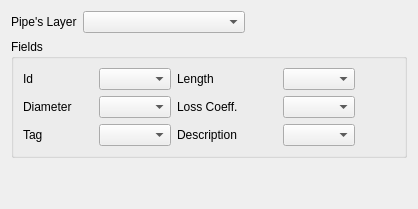
           <widget class="QWidget" name="tabPipes">
            <attribute name="title">
             <string>Pipes</string>
            </attribute>
            <layout class="QGridLayout" name="gridLayout_7">
             <item row="0" column="0">
              <layout class="QGridLayout" name="gridLayout_6">
               <item row="0" column="0">
                <layout class="QHBoxLayout" name="horizontalLayout_4">
                 <item>
                  <widget class="QLabel" name="label_6">
                   <property name="text">
                    <string>Pipe's Layer</string>
                   </property>
                  </widget>
                 </item>
                 <item>
                  <widget class="QComboBox" name="cbPipeLayer">
                   <property name="sizePolicy">
                    <sizepolicy hsizetype="Expanding" vsizetype="Fixed">
                     <horstretch>0</horstretch>
                     <verstretch>0</verstretch>
                    </sizepolicy>
                   </property>
                  </widget>
                 </item>
                 <item>
                  <spacer name="horizontalSpacer">
                   <property name="orientation">
                    <enum>Qt::Horizontal</enum>
                   </property>
                   <property name="sizeHint" stdset="0">
                    <size>
                     <width>40</width>
                     <height>20</height>
                    </size>
                   </property>
                  </spacer>
                 </item>
                </layout>
               </item>
               <item row="1" column="0">
                <widget class="QGroupBox" name="gbPipes">
                 <property name="sizePolicy">
                  <sizepolicy hsizetype="Expanding" vsizetype="Fixed">
                   <horstretch>0</horstretch>
                   <verstretch>0</verstretch>
                  </sizepolicy>
                 </property>
                 <property name="title">
                  <string>Fields</string>
                 </property>
                 <layout class="QGridLayout" name="gridLayout_8">
                  <item row="1" column="1">
                   <layout class="QGridLayout" name="gridLayout_26">
                    <item row="1" column="0">
                     <widget class="QLabel" name="label_10">
                      <property name="minimumSize">
                       <size>
                        <width>70</width>
                        <height>0</height>
                       </size>
                      </property>
                      <property name="text">
                       <string>Diameter</string>
                      </property>
                     </widget>
                    </item>
                    <item row="0" column="0">
                     <widget class="QLabel" name="label_7">
                      <property name="minimumSize">
                       <size>
                        <width>70</width>
                        <height>0</height>
                       </size>
                      </property>
                      <property name="text">
                       <string>Id</string>
                      </property>
                     </widget>
                    </item>
                    <item row="0" column="2">
                     <widget class="QLabel" name="label_9">
                      <property name="minimumSize">
                       <size>
                        <width>100</width>
                        <height>0</height>
                       </size>
                      </property>
                      <property name="text">
                       <string>Length</string>
                      </property>
                     </widget>
                    </item>
                    <item row="0" column="3">
                     <widget class="QComboBox" name="cbPipe_Length">
                      <property name="sizePolicy">
                       <sizepolicy hsizetype="Expanding" vsizetype="Fixed">
                        <horstretch>0</horstretch>
                        <verstretch>0</verstretch>
                       </sizepolicy>
                      </property>
                     </widget>
                    </item>
                    <item row="0" column="1">
                     <widget class="QComboBox" name="cbPipe_Id">
                      <property name="sizePolicy">
                       <sizepolicy hsizetype="Expanding" vsizetype="Fixed">
                        <horstretch>0</horstretch>
                        <verstretch>0</verstretch>
                       </sizepolicy>
                      </property>
                     </widget>
                    </item>
                    <item row="2" column="0">
                     <widget class="QLabel" name="label_18">
                      <property name="minimumSize">
                       <size>
                        <width>70</width>
                        <height>0</height>
                       </size>
                      </property>
                      <property name="text">
                       <string>Tag</string>
                      </property>
                     </widget>
                    </item>
                    <item row="1" column="1">
                     <widget class="QComboBox" name="cbPipe_Diameter">
                      <property name="sizePolicy">
                       <sizepolicy hsizetype="Expanding" vsizetype="Fixed">
                        <horstretch>0</horstretch>
                        <verstretch>0</verstretch>
                       </sizepolicy>
                      </property>
                     </widget>
                    </item>
                    <item row="2" column="1">
                     <widget class="QComboBox" name="cbPipe_Tag">
                      <property name="sizePolicy">
                       <sizepolicy hsizetype="Expanding" vsizetype="Fixed">
                        <horstretch>0</horstretch>
                        <verstretch>0</verstretch>
                       </sizepolicy>
                      </property>
                     </widget>
                    </item>
                    <item row="1" column="3">
                     <widget class="QComboBox" name="cbPipe_LossCoef">
                      <property name="sizePolicy">
                       <sizepolicy hsizetype="Expanding" vsizetype="Fixed">
                        <horstretch>0</horstretch>
                        <verstretch>0</verstretch>
                       </sizepolicy>
                      </property>
                     </widget>
                    </item>
                    <item row="1" column="2">
                     <widget class="QLabel" name="label_12">
                      <property name="minimumSize">
                       <size>
                        <width>100</width>
                        <height>0</height>
                       </size>
                      </property>
                      <property name="text">
                       <string>Loss Coeff.</string>
                      </property>
                     </widget>
                    </item>
                    <item row="2" column="2">
                     <widget class="QLabel" name="label_19">
                      <property name="minimumSize">
                       <size>
                        <width>100</width>
                        <height>0</height>
                       </size>
                      </property>
                      <property name="text">
                       <string>Description</string>
                      </property>
                     </widget>
                    </item>
                    <item row="2" column="3">
                     <widget class="QComboBox" name="cbPipe_Descr">
                      <property name="sizePolicy">
                       <sizepolicy hsizetype="Expanding" vsizetype="Fixed">
                        <horstretch>0</horstretch>
                        <verstretch>0</verstretch>
                       </sizepolicy>
                      </property>
                     </widget>
                    </item>
                    <item row="1" column="4">
                     <spacer name="horizontalSpacer_3">
                      <property name="orientation">
                       <enum>Qt::Horizontal</enum>
                      </property>
                      <property name="sizeHint" stdset="0">
                       <size>
                        <width>40</width>
                        <height>20</height>
                       </size>
                      </property>
                     </spacer>
                    </item>
                    <item row="2" column="4">
                     <spacer name="horizontalSpacer_7">
                      <property name="orientation">
                       <enum>Qt::Horizontal</enum>
                      </property>
                      <property name="sizeHint" stdset="0">
                       <size>
                        <width>40</width>
                        <height>20</height>
                       </size>
                      </property>
                     </spacer>
                    </item>
                    <item row="0" column="4">
                     <spacer name="horizontalSpacer_2">
                      <property name="orientation">
                       <enum>Qt::Horizontal</enum>
                      </property>
                      <property name="sizeHint" stdset="0">
                       <size>
                        <width>40</width>
                        <height>20</height>
                       </size>
                      </property>
                     </spacer>
                    </item>
                   </layout>
                  </item>
                 </layout>
                </widget>
               </item>
               <item row="2" column="0">
                <spacer name="verticalSpacer">
                 <property name="orientation">
                  <enum>Qt::Vertical</enum>
                 </property>
                 <property name="sizeHint" stdset="0">
                  <size>
                   <width>20</width>
                   <height>40</height>
                  </size>
                 </property>
                </spacer>
               </item>
              </layout>
             </item>
            </layout>
           </widget>
